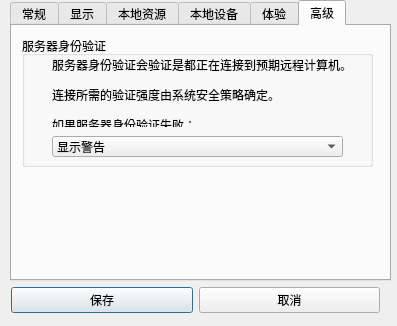
<?xml version="1.0" encoding="UTF-8"?>
<ui version="4.0">
 <class>Dialog</class>
 <widget class="QDialog" name="Dialog">
  <property name="enabled">
   <bool>true</bool>
  </property>
  <property name="geometry">
   <rect>
    <x>0</x>
    <y>0</y>
    <width>397</width>
    <height>326</height>
   </rect>
  </property>
  <property name="sizePolicy">
   <sizepolicy hsizetype="Fixed" vsizetype="Fixed">
    <horstretch>0</horstretch>
    <verstretch>0</verstretch>
   </sizepolicy>
  </property>
  <property name="windowTitle">
   <string>配置远程桌面</string>
  </property>
  <property name="inputMethodHints">
   <set>Qt::ImhNone</set>
  </property>
  <property name="sizeGripEnabled">
   <bool>false</bool>
  </property>
  <property name="modal">
   <bool>false</bool>
  </property>
  <widget class="QWidget" name="widget" native="true">
   <property name="geometry">
    <rect>
     <x>0</x>
     <y>0</y>
     <width>401</width>
     <height>331</height>
    </rect>
   </property>
   <widget class="QWidget" name="optionWidget" native="true">
    <property name="enabled">
     <bool>true</bool>
    </property>
    <property name="geometry">
     <rect>
      <x>10</x>
      <y>0</y>
      <width>381</width>
      <height>321</height>
     </rect>
    </property>
    <widget class="QTabWidget" name="tabWidget">
     <property name="geometry">
      <rect>
       <x>0</x>
       <y>0</y>
       <width>381</width>
       <height>281</height>
      </rect>
     </property>
     <property name="currentIndex">
      <number>5</number>
     </property>
     <property name="movable">
      <bool>false</bool>
     </property>
     <widget class="QWidget" name="tab_3">
      <attribute name="title">
       <string>常规</string>
      </attribute>
      <widget class="QGroupBox" name="generalGroupBox">
       <property name="geometry">
        <rect>
         <x>0</x>
         <y>10</y>
         <width>371</width>
         <height>241</height>
        </rect>
       </property>
       <property name="title">
        <string>登录设置</string>
       </property>
       <widget class="QWidget" name="layoutWidget_3">
        <property name="geometry">
         <rect>
          <x>20</x>
          <y>40</y>
          <width>331</width>
          <height>63</height>
         </rect>
        </property>
        <layout class="QGridLayout" name="gridLayout_2">
         <property name="sizeConstraint">
          <enum>QLayout::SetMinAndMaxSize</enum>
         </property>
         <item row="0" column="0">
          <widget class="QLabel" name="cmpLable_2">
           <property name="font">
            <font>
             <family>Agency FB</family>
             <pointsize>12</pointsize>
            </font>
           </property>
           <property name="text">
            <string>计算机(C):</string>
           </property>
          </widget>
         </item>
         <item row="0" column="1">
          <widget class="QLineEdit" name="hostLineEdit"/>
         </item>
        </layout>
       </widget>
       <widget class="QLabel" name="statusLabel_2">
        <property name="geometry">
         <rect>
          <x>233</x>
          <y>100</y>
          <width>121</width>
          <height>20</height>
         </rect>
        </property>
        <property name="font">
         <font>
          <family>Times New Roman</family>
          <pointsize>9</pointsize>
         </font>
        </property>
        <property name="text">
         <string/>
        </property>
       </widget>
      </widget>
     </widget>
     <widget class="QWidget" name="tab_4">
      <attribute name="title">
       <string>显示</string>
      </attribute>
      <widget class="QWidget" name="layoutWidget">
       <property name="geometry">
        <rect>
         <x>10</x>
         <y>10</y>
         <width>361</width>
         <height>231</height>
        </rect>
       </property>
       <layout class="QVBoxLayout" name="verticalLayout">
        <item>
         <widget class="QGroupBox" name="showGroupBox">
          <property name="title">
           <string>显示配置</string>
          </property>
          <widget class="QLabel" name="sizeLabel">
           <property name="geometry">
            <rect>
             <x>40</x>
             <y>20</y>
             <width>301</width>
             <height>20</height>
            </rect>
           </property>
           <property name="text">
            <string>选择远程桌面的大小。将滑块拖动到最右边开使用全屏。</string>
           </property>
          </widget>
          <widget class="QWidget" name="layoutWidget">
           <property name="geometry">
            <rect>
             <x>60</x>
             <y>40</y>
             <width>211</width>
             <height>31</height>
            </rect>
           </property>
           <layout class="QHBoxLayout" name="horizontalLayout_6">
            <property name="sizeConstraint">
             <enum>QLayout::SetMinAndMaxSize</enum>
            </property>
            <item>
             <widget class="QLabel" name="sizeLabel_2">
              <property name="text">
               <string>小</string>
              </property>
             </widget>
            </item>
            <item>
             <widget class="QSlider" name="horizontalSlider">
              <property name="mouseTracking">
               <bool>false</bool>
              </property>
              <property name="focusPolicy">
               <enum>Qt::ClickFocus</enum>
              </property>
              <property name="contextMenuPolicy">
               <enum>Qt::PreventContextMenu</enum>
              </property>
              <property name="inputMethodHints">
               <set>Qt::ImhNone</set>
              </property>
              <property name="minimum">
               <number>0</number>
              </property>
              <property name="maximum">
               <number>6</number>
              </property>
              <property name="singleStep">
               <number>1</number>
              </property>
              <property name="pageStep">
               <number>1</number>
              </property>
              <property name="value">
               <number>0</number>
              </property>
              <property name="sliderPosition">
               <number>0</number>
              </property>
              <property name="tracking">
               <bool>false</bool>
              </property>
              <property name="orientation">
               <enum>Qt::Horizontal</enum>
              </property>
              <property name="invertedAppearance">
               <bool>false</bool>
              </property>
              <property name="invertedControls">
               <bool>false</bool>
              </property>
              <property name="tickPosition">
               <enum>QSlider::TicksBelow</enum>
              </property>
              <property name="tickInterval">
               <number>1</number>
              </property>
             </widget>
            </item>
            <item>
             <widget class="QLabel" name="sizeLabel_3">
              <property name="text">
               <string>大</string>
              </property>
             </widget>
            </item>
           </layout>
          </widget>
          <widget class="QLabel" name="deskSizeLabel">
           <property name="geometry">
            <rect>
             <x>120</x>
             <y>70</y>
             <width>81</width>
             <height>16</height>
            </rect>
           </property>
           <property name="text">
            <string/>
           </property>
          </widget>
         </widget>
        </item>
        <item>
         <widget class="QGroupBox" name="colorGroupBox">
          <property name="title">
           <string>颜色</string>
          </property>
          <widget class="QLabel" name="colorLabel">
           <property name="geometry">
            <rect>
             <x>60</x>
             <y>20</y>
             <width>161</width>
             <height>16</height>
            </rect>
           </property>
           <property name="text">
            <string>选择远程会话的颜色深度。</string>
           </property>
          </widget>
          <widget class="QComboBox" name="colorComboBox">
           <property name="geometry">
            <rect>
             <x>60</x>
             <y>50</y>
             <width>121</width>
             <height>22</height>
            </rect>
           </property>
           <property name="currentIndex">
            <number>3</number>
           </property>
           <item>
            <property name="text">
             <string extracomment="15">增强色(15 位)</string>
            </property>
           </item>
           <item>
            <property name="text">
             <string extracomment="16">增强色(16 位)</string>
            </property>
           </item>
           <item>
            <property name="text">
             <string extracomment="24">真彩色(24 位)</string>
            </property>
           </item>
           <item>
            <property name="text">
             <string extracomment="32">最高质量(32 位)</string>
            </property>
           </item>
          </widget>
         </widget>
        </item>
        <item>
         <widget class="QCheckBox" name="connBarCheckBox">
          <property name="text">
           <string>全屏显示时显示连接栏。</string>
          </property>
          <property name="checked">
           <bool>true</bool>
          </property>
         </widget>
        </item>
       </layout>
      </widget>
     </widget>
     <widget class="QWidget" name="tab_5">
      <attribute name="title">
       <string>本地资源</string>
      </attribute>
      <widget class="QGroupBox" name="vedioGroupBox">
       <property name="geometry">
        <rect>
         <x>10</x>
         <y>1</y>
         <width>359</width>
         <height>71</height>
        </rect>
       </property>
       <property name="title">
        <string>语音设置</string>
       </property>
       <widget class="QLabel" name="audioPlayLabel">
        <property name="geometry">
         <rect>
          <x>20</x>
          <y>20</y>
          <width>81</width>
          <height>16</height>
         </rect>
        </property>
        <property name="text">
         <string>远程音频播放</string>
        </property>
       </widget>
       <widget class="QLabel" name="audioCaptureLabel">
        <property name="geometry">
         <rect>
          <x>180</x>
          <y>20</y>
          <width>81</width>
          <height>16</height>
         </rect>
        </property>
        <property name="text">
         <string>远程音频录制</string>
        </property>
       </widget>
       <widget class="QComboBox" name="audioPlayComBox">
        <property name="geometry">
         <rect>
          <x>20</x>
          <y>40</y>
          <width>141</width>
          <height>22</height>
         </rect>
        </property>
        <item>
         <property name="text">
          <string>在此计算机上播放</string>
         </property>
        </item>
        <item>
         <property name="text">
          <string>在远程计算机上播放</string>
         </property>
        </item>
        <item>
         <property name="text">
          <string>不要播放</string>
         </property>
        </item>
       </widget>
       <widget class="QComboBox" name="audioCaptureComBox">
        <property name="geometry">
         <rect>
          <x>180</x>
          <y>40</y>
          <width>131</width>
          <height>22</height>
         </rect>
        </property>
        <item>
         <property name="text">
          <string>不录制</string>
         </property>
        </item>
        <item>
         <property name="text">
          <string>从此计算机进行记录</string>
         </property>
        </item>
       </widget>
      </widget>
      <widget class="QGroupBox" name="keyGroupBox">
       <property name="geometry">
        <rect>
         <x>10</x>
         <y>74</y>
         <width>359</width>
         <height>71</height>
        </rect>
       </property>
       <property name="title">
        <string>键盘</string>
       </property>
       <widget class="QLabel" name="keyLabel">
        <property name="geometry">
         <rect>
          <x>20</x>
          <y>20</y>
          <width>111</width>
          <height>16</height>
         </rect>
        </property>
        <property name="text">
         <string>应用windows组合键</string>
        </property>
       </widget>
       <widget class="QComboBox" name="keyComBox">
        <property name="geometry">
         <rect>
          <x>100</x>
          <y>40</y>
          <width>141</width>
          <height>22</height>
         </rect>
        </property>
        <property name="currentIndex">
         <number>2</number>
        </property>
        <item>
         <property name="text">
          <string>在这台计算机上</string>
         </property>
        </item>
        <item>
         <property name="text">
          <string>在远程计算机上</string>
         </property>
        </item>
        <item>
         <property name="text">
          <string>仅在全屏显示时</string>
         </property>
        </item>
       </widget>
       <widget class="QLabel" name="keyTestLabel">
        <property name="geometry">
         <rect>
          <x>210</x>
          <y>20</y>
          <width>111</width>
          <height>16</height>
         </rect>
        </property>
        <property name="text">
         <string>示例：Alt+Tab</string>
        </property>
       </widget>
      </widget>
      <widget class="QGroupBox" name="resGroupBox">
       <property name="geometry">
        <rect>
         <x>10</x>
         <y>149</y>
         <width>359</width>
         <height>101</height>
        </rect>
       </property>
       <property name="title">
        <string>本地设备和资源</string>
       </property>
       <widget class="QLabel" name="resLabel">
        <property name="geometry">
         <rect>
          <x>70</x>
          <y>30</y>
          <width>311</width>
          <height>16</height>
         </rect>
        </property>
        <property name="text">
         <string>选择您要在远程会话中使用的设备和资源。</string>
        </property>
       </widget>
       <widget class="QCheckBox" name="printCheckBox">
        <property name="geometry">
         <rect>
          <x>70</x>
          <y>60</y>
          <width>71</width>
          <height>16</height>
         </rect>
        </property>
        <property name="text">
         <string>打印机</string>
        </property>
        <property name="checked">
         <bool>true</bool>
        </property>
       </widget>
       <widget class="QCheckBox" name="cliCheckBox">
        <property name="geometry">
         <rect>
          <x>220</x>
          <y>60</y>
          <width>71</width>
          <height>16</height>
         </rect>
        </property>
        <property name="text">
         <string>剪切板</string>
        </property>
        <property name="checked">
         <bool>true</bool>
        </property>
       </widget>
      </widget>
     </widget>
     <widget class="QWidget" name="tab_6">
      <attribute name="title">
       <string>本地设备</string>
      </attribute>
      <widget class="QGroupBox" name="equipGroupBox">
       <property name="geometry">
        <rect>
         <x>10</x>
         <y>10</y>
         <width>351</width>
         <height>231</height>
        </rect>
       </property>
       <property name="title">
        <string>本地设备</string>
       </property>
       <widget class="QLabel" name="equipLabel">
        <property name="geometry">
         <rect>
          <x>20</x>
          <y>20</y>
          <width>301</width>
          <height>16</height>
         </rect>
        </property>
        <property name="text">
         <string>选择要在远程会话中使用的这台计算机上的设备和资源。</string>
        </property>
       </widget>
       <widget class="QCheckBox" name="smartCardCheckBox">
        <property name="geometry">
         <rect>
          <x>40</x>
          <y>50</y>
          <width>71</width>
          <height>16</height>
         </rect>
        </property>
        <property name="text">
         <string>智能卡</string>
        </property>
        <property name="checked">
         <bool>true</bool>
        </property>
       </widget>
       <widget class="QCheckBox" name="portCheckBox">
        <property name="geometry">
         <rect>
          <x>140</x>
          <y>50</y>
          <width>71</width>
          <height>16</height>
         </rect>
        </property>
        <property name="text">
         <string>端口</string>
        </property>
       </widget>
       <widget class="QTreeWidget" name="equipTreeWidget">
        <property name="geometry">
         <rect>
          <x>20</x>
          <y>80</y>
          <width>311</width>
          <height>141</height>
         </rect>
        </property>
        <property name="frameShape">
         <enum>QFrame::StyledPanel</enum>
        </property>
        <property name="frameShadow">
         <enum>QFrame::Sunken</enum>
        </property>
        <property name="horizontalScrollBarPolicy">
         <enum>Qt::ScrollBarAlwaysOff</enum>
        </property>
        <attribute name="headerVisible">
         <bool>false</bool>
        </attribute>
        <column>
         <property name="text">
          <string notr="true">1</string>
         </property>
        </column>
       </widget>
      </widget>
     </widget>
     <widget class="QWidget" name="tab_7">
      <attribute name="title">
       <string>体验</string>
      </attribute>
      <widget class="QGroupBox" name="perGroupBox">
       <property name="geometry">
        <rect>
         <x>10</x>
         <y>10</y>
         <width>351</width>
         <height>211</height>
        </rect>
       </property>
       <property name="title">
        <string>性能</string>
       </property>
       <widget class="QLabel" name="connTypeLabel">
        <property name="geometry">
         <rect>
          <x>50</x>
          <y>20</y>
          <width>221</width>
          <height>16</height>
         </rect>
        </property>
        <property name="text">
         <string>选择连接速度来优化性能。</string>
        </property>
       </widget>
       <widget class="QComboBox" name="connTypeComboBox">
        <property name="geometry">
         <rect>
          <x>50</x>
          <y>40</y>
          <width>221</width>
          <height>22</height>
         </rect>
        </property>
        <property name="currentIndex">
         <number>0</number>
        </property>
        <item>
         <property name="text">
          <string>调制解调器(56Kbps)</string>
         </property>
        </item>
        <item>
         <property name="text">
          <string>低速宽带(256 Kbps - 2Mbps)</string>
         </property>
        </item>
        <item>
         <property name="text">
          <string>卫星(2 Mbps - 16 Mbps，高延迟)</string>
         </property>
        </item>
        <item>
         <property name="text">
          <string>高速宽带( 2 Mbps - 10 Mbps)</string>
         </property>
        </item>
        <item>
         <property name="text">
          <string>WAN (10 Mbps 或更高速，高延迟)</string>
         </property>
        </item>
        <item>
         <property name="text">
          <string>局域网(10 Mbps 或更高)</string>
         </property>
        </item>
       </widget>
       <widget class="QCheckBox" name="backCheckBox">
        <property name="geometry">
         <rect>
          <x>50</x>
          <y>90</y>
          <width>81</width>
          <height>16</height>
         </rect>
        </property>
        <property name="text">
         <string>桌面背景</string>
        </property>
       </widget>
       <widget class="QLabel" name="connTypeLabel_2">
        <property name="geometry">
         <rect>
          <x>50</x>
          <y>70</y>
          <width>221</width>
          <height>16</height>
         </rect>
        </property>
        <property name="text">
         <string>允许以下功能：</string>
        </property>
       </widget>
       <widget class="QCheckBox" name="fontCheckBox">
        <property name="geometry">
         <rect>
          <x>50</x>
          <y>110</y>
          <width>81</width>
          <height>16</height>
         </rect>
        </property>
        <property name="text">
         <string>字体平滑</string>
        </property>
       </widget>
       <widget class="QCheckBox" name="backCssCheckBox">
        <property name="geometry">
         <rect>
          <x>50</x>
          <y>130</y>
          <width>81</width>
          <height>16</height>
         </rect>
        </property>
        <property name="text">
         <string>桌面布局</string>
        </property>
       </widget>
       <widget class="QCheckBox" name="dragCheckBox">
        <property name="geometry">
         <rect>
          <x>50</x>
          <y>150</y>
          <width>151</width>
          <height>16</height>
         </rect>
        </property>
        <property name="text">
         <string>拖动时显示窗口内容</string>
        </property>
       </widget>
       <widget class="QCheckBox" name="menuCheckBox">
        <property name="geometry">
         <rect>
          <x>50</x>
          <y>170</y>
          <width>151</width>
          <height>16</height>
         </rect>
        </property>
        <property name="text">
         <string>菜单和窗口动画</string>
        </property>
       </widget>
       <widget class="QCheckBox" name="bitMapCheckBox">
        <property name="geometry">
         <rect>
          <x>200</x>
          <y>110</y>
          <width>151</width>
          <height>16</height>
         </rect>
        </property>
        <property name="text">
         <string>持久位图缓存</string>
        </property>
        <property name="checked">
         <bool>true</bool>
        </property>
       </widget>
       <widget class="QCheckBox" name="viewCheckBox">
        <property name="geometry">
         <rect>
          <x>200</x>
          <y>90</y>
          <width>151</width>
          <height>16</height>
         </rect>
        </property>
        <property name="text">
         <string>视图样式</string>
        </property>
       </widget>
      </widget>
      <widget class="QCheckBox" name="reconnCheckBox">
       <property name="geometry">
        <rect>
         <x>10</x>
         <y>230</y>
         <width>271</width>
         <height>16</height>
        </rect>
       </property>
       <property name="text">
        <string>如果连接中断，则重新连接。</string>
       </property>
       <property name="checked">
        <bool>true</bool>
       </property>
      </widget>
     </widget>
     <widget class="QWidget" name="tab_8">
      <attribute name="title">
       <string>高级</string>
      </attribute>
      <widget class="QGroupBox" name="authGroupBox">
       <property name="geometry">
        <rect>
         <x>10</x>
         <y>10</y>
         <width>351</width>
         <height>131</height>
        </rect>
       </property>
       <property name="title">
        <string>服务器身份验证</string>
       </property>
       <widget class="QLabel" name="label">
        <property name="geometry">
         <rect>
          <x>30</x>
          <y>20</y>
          <width>301</width>
          <height>71</height>
         </rect>
        </property>
        <property name="lineWidth">
         <number>4</number>
        </property>
        <property name="midLineWidth">
         <number>4</number>
        </property>
        <property name="text">
         <string>&lt;html&gt;&lt;head/&gt;&lt;body&gt;&lt;p&gt;服务器身份验证会验证是都正在连接到预期远程计算机。&lt;/p&gt;&lt;p&gt;连接所需的验证强度由系统安全策略确定。&lt;/p&gt;&lt;p&gt;如果服务器身份验证失败：&lt;/p&gt;&lt;/body&gt;&lt;/html&gt;</string>
        </property>
       </widget>
       <widget class="QComboBox" name="authComboBox">
        <property name="geometry">
         <rect>
          <x>30</x>
          <y>100</y>
          <width>291</width>
          <height>21</height>
         </rect>
        </property>
        <property name="currentIndex">
         <number>2</number>
        </property>
        <item>
         <property name="text">
          <string>连接并且不显示警告</string>
         </property>
        </item>
        <item>
         <property name="text">
          <string>不连接</string>
         </property>
        </item>
        <item>
         <property name="text">
          <string>显示警告</string>
         </property>
        </item>
       </widget>
      </widget>
     </widget>
    </widget>
    <widget class="QWidget" name="optionBtnWidget" native="true">
     <property name="geometry">
      <rect>
       <x>0</x>
       <y>280</y>
       <width>371</width>
       <height>41</height>
      </rect>
     </property>
     <property name="sizePolicy">
      <sizepolicy hsizetype="Fixed" vsizetype="Fixed">
       <horstretch>0</horstretch>
       <verstretch>0</verstretch>
      </sizepolicy>
     </property>
     <widget class="QWidget" name="layoutWidget_2">
      <property name="geometry">
       <rect>
        <x>1</x>
        <y>7</y>
        <width>369</width>
        <height>27</height>
       </rect>
      </property>
      <layout class="QHBoxLayout" name="horizontalLayout_3">
       <property name="sizeConstraint">
        <enum>QLayout::SetMinAndMaxSize</enum>
       </property>
       <item>
        <layout class="QHBoxLayout" name="horizontalLayout_4">
         <item>
          <widget class="QPushButton" name="saveBtn">
           <property name="text">
            <string>保存</string>
           </property>
          </widget>
         </item>
         <item>
          <widget class="QPushButton" name="cancelBtn">
           <property name="text">
            <string>取消</string>
           </property>
          </widget>
         </item>
        </layout>
       </item>
      </layout>
     </widget>
    </widget>
   </widget>
  </widget>
 </widget>
 <tabstops>
  <tabstop>hostLineEdit</tabstop>
  <tabstop>saveBtn</tabstop>
  <tabstop>tabWidget</tabstop>
  <tabstop>colorComboBox</tabstop>
  <tabstop>connBarCheckBox</tabstop>
  <tabstop>audioPlayComBox</tabstop>
  <tabstop>audioCaptureComBox</tabstop>
  <tabstop>keyComBox</tabstop>
  <tabstop>printCheckBox</tabstop>
  <tabstop>cliCheckBox</tabstop>
  <tabstop>smartCardCheckBox</tabstop>
  <tabstop>portCheckBox</tabstop>
  <tabstop>equipTreeWidget</tabstop>
  <tabstop>connTypeComboBox</tabstop>
  <tabstop>backCheckBox</tabstop>
  <tabstop>fontCheckBox</tabstop>
  <tabstop>backCssCheckBox</tabstop>
  <tabstop>dragCheckBox</tabstop>
  <tabstop>menuCheckBox</tabstop>
  <tabstop>bitMapCheckBox</tabstop>
  <tabstop>viewCheckBox</tabstop>
  <tabstop>reconnCheckBox</tabstop>
  <tabstop>authComboBox</tabstop>
  <tabstop>cancelBtn</tabstop>
 </tabstops>
 <resources/>
 <connections/>
</ui>
